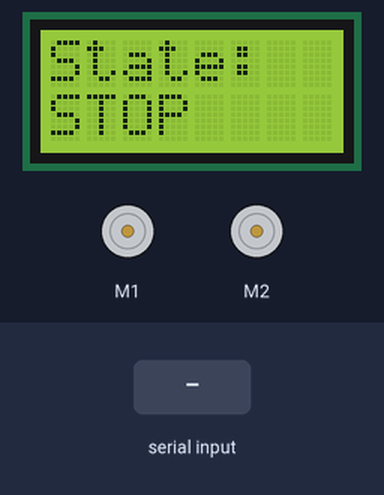
The sketch below on a simulated Arduino Leonardo, built with avr-gcc and run on an emulated ATmega32U4. Shown: 8×2 character LCD, 2 × DC motor (green arrow = forward, orange = backward, longer = faster). Inputs (shaded band) come from the test bench. What the sketch prints to the serial monitor is not drawn.

Above: at 1.2 s.
1.3 s: "F\n" received over Serial
At 1.9 s:
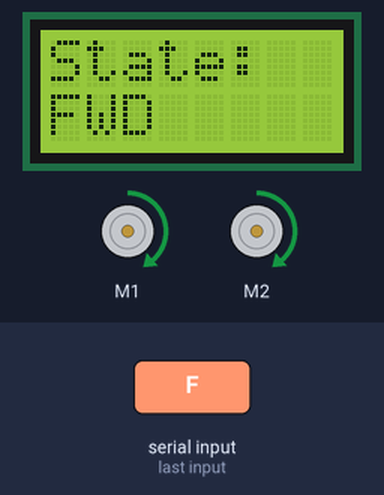
2.8 s: byte 66 ('B') received over Serial
At 4.0 s:
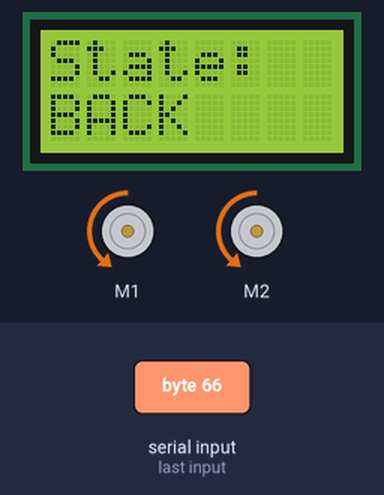
4.3 s: byte 76 ('L') received over Serial
At 5.3 s:
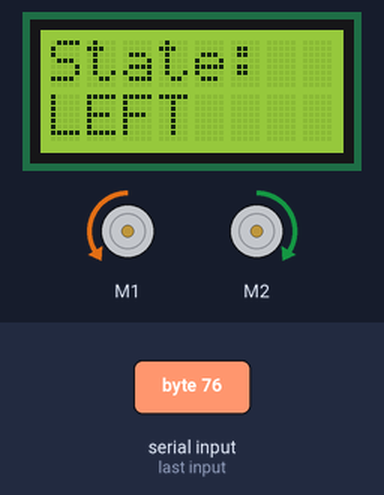
5.8 s: byte 82 ('R') received over Serial
At 6.5 s:
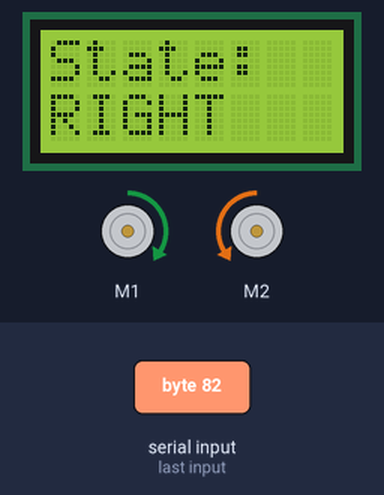
7.3 s: byte 83 ('S') received over Serial
At 7.6 s:
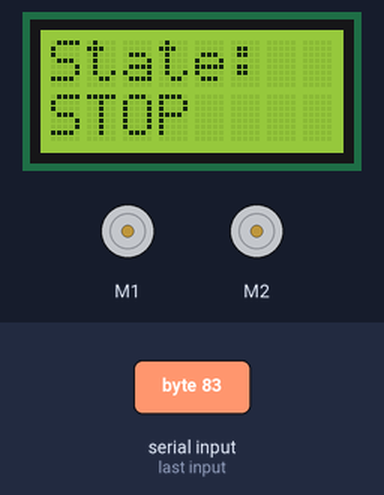
8.8 s: "f\n" received over Serial
At 10.0 s:
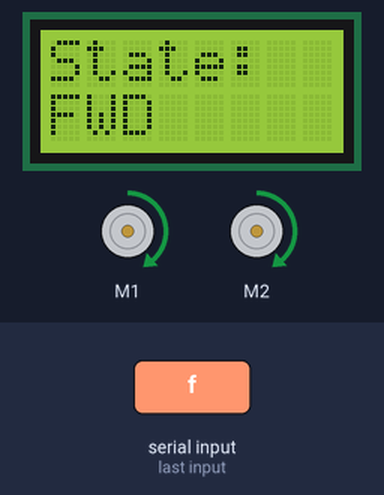
Timing chart, 0 to 11.3 s (numbered marks = the images above; inputs shaded):
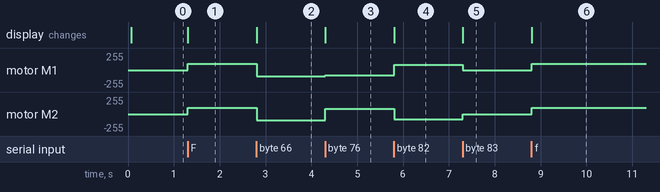

The sketch:

romi_fsm_serial_command.ino
```cpp
// snippet: romi_fsm_serial_command
// tags: romi, romi32u4, pololu, fsm, state-machine, serial, serial-read, keyboard, command, uart, motor, drive, lcd, leonardo
// boards: romi32u4
// library: Romi32U4
// description: Serial-driven FSM on Romi 32U4 (detected as Arduino Leonardo). Single-character
//   commands typed over the USB serial monitor transition the state machine; the current state
//   is shown on the LCD and echoed back over serial. Motor output is a pure function of state.
//   Commands: 'F' forward, 'B' back, 'L' spin left, 'R' spin right, 'S' stop.
//   Pattern: read ONE char per available byte with Serial.read() (non-blocking) and switch on it
//     to set the next state. This is a true FSM -- the state persists and drives the motors every
//     loop -- not fire-and-forget command dispatch.
//   NOT: Serial.parseInt()/readString() with a blocking timeout in the drive loop -- it stalls
//     motor updates. Read available bytes and act on state instead.
//   NOTE: on the 32U4 'Serial' is the USB CDC port; wait is not required, but bytes only arrive
//     once the monitor is open.
// prompts: Romi serial command FSM, Romi keyboard control state machine, Romi Serial.read drive, Romi FSM serial input, Romi32U4 serial motor commands, Romi type command move robot, Romi single char command FSM, Romi drive forward back left right serial, Romi state machine keyboard, Romi serial controlled robot LCD
// not-tags: esp32, nano33iot, pico, softwareserial, bluetooth
// exact-include: Romi32U4.h

#include <Romi32U4.h>

Romi32U4Motors motors;
Romi32U4LCD    lcd;

const int16_t DRIVE_SPEED = 150;  // forward/back wheel speed
const int16_t TURN_SPEED  = 120;  // spin speed (per wheel, opposed)

// FSM states — each maps to a fixed motor command
enum State : uint8_t { STOPPED, FORWARD, BACKWARD, LEFT, RIGHT };
State state    = STOPPED;
State shownState = FORWARD;  // != state so the first frame refreshes the LCD

const char* stateName(State s) {
  switch (s) {
    case STOPPED:  return "STOP";
    case FORWARD:  return "FWD";
    case BACKWARD: return "BACK";
    case LEFT:     return "LEFT";
    case RIGHT:    return "RIGHT";
  }
  return "?";
}

void showState() {
  lcd.clear();
  lcd.gotoXY(0, 0);
  lcd.print("State:");
  lcd.gotoXY(0, 1);
  lcd.print(stateName(state));
}

void setup() {
  Serial.begin(9600);
  Serial.println("Commands: F B L R S");
}

void loop() {
  // ---- Serial input: one command character transitions the FSM ----
  while (Serial.available()) {
    char c = Serial.read();
    switch (c) {
      case 'F': case 'f': state = FORWARD;  break;
      case 'B': case 'b': state = BACKWARD; break;
      case 'L': case 'l': state = LEFT;     break;
      case 'R': case 'r': state = RIGHT;    break;
      case 'S': case 's': state = STOPPED;  break;
      case '\r': case '\n': continue;  // ignore line endings, don't echo
      default:  continue;              // ignore anything else
    }
    Serial.print("-> "); Serial.println(stateName(state));
  }

  // ---- LCD reflects state changes only (avoids per-loop flicker) ----
  if (state != shownState) {
    showState();
    shownState = state;
  }

  // ---- Motor output is a pure function of the current state ----
  switch (state) {
    case STOPPED:  motors.setSpeeds(0, 0);                       break;
    case FORWARD:  motors.setSpeeds(DRIVE_SPEED, DRIVE_SPEED);   break;
    case BACKWARD: motors.setSpeeds(-DRIVE_SPEED, -DRIVE_SPEED); break;
    case LEFT:     motors.setSpeeds(-TURN_SPEED, TURN_SPEED);    break;
    case RIGHT:    motors.setSpeeds(TURN_SPEED, -TURN_SPEED);    break;
  }
}
```

Measured:
- after the input at 1.3 s, motor M1, motor M2: stopped → forward 95/255 at once; the display: changes at once (image 1)
- after the input at 2.8 s, motor M1, motor M2: forward 95/255 → backward 95/255 at once; the display: changes at once (image 2)
- after the input at 4.3 s, motor M1: backward 95/255 → backward 76/255 at once; motor M2: backward 95/255 → forward 76/255 at once; the display: changes at once (image 3)
- after the input at 5.8 s, motor M1: backward 76/255 → forward 76/255 at once; motor M2: forward 76/255 → backward 76/255 at once; the display: changes at once (image 4)
- after the input at 7.3 s, motor M1: forward 76/255 → stopped at once; motor M2: backward 76/255 → stopped at once; the display: changes at once (image 5)
- after the input at 8.8 s, motor M1, motor M2: stopped → forward 95/255 at once; the display: changes at once (image 6)
